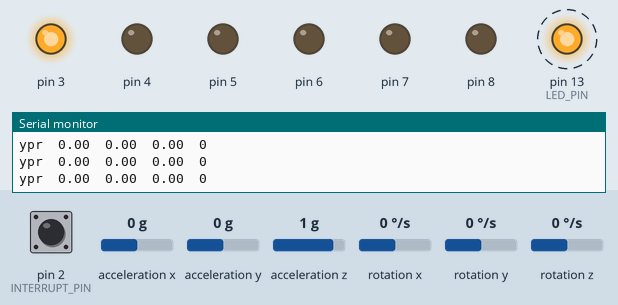
Recording of a sketch running on a simulated Arduino Leonardo, built with avr-gcc and run on an emulated ATmega32U4. On the bench: output pins drawn as LEDs (lit = HIGH), the last lines printed to the serial monitor. Dashed ring = blinking. The test bench sets the inputs (shaded band); at power-on: acceleration x 0 g, acceleration z 1 g, pin 2 (INTERRUPT_PIN) LOW, acceleration y 0 g, rotation x 0 °/s, rotation y 0 °/s, rotation z 0 °/s. The sensor or clock chip raises its interrupt line as the real part does.

Above: at 3.7 s.
3.8 s: acceleration x set to -1.4 g
At 3.96 s:
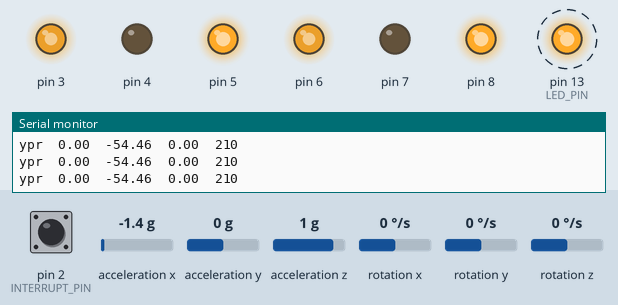
6.8 s: acceleration x set to 0.8 g
At 7.31 s:
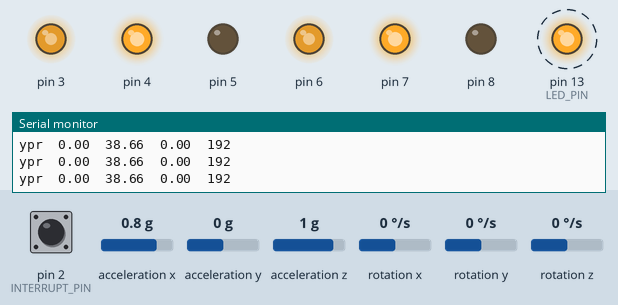
9.8 s: acceleration z set to -0.8 g
At 10.05 s:
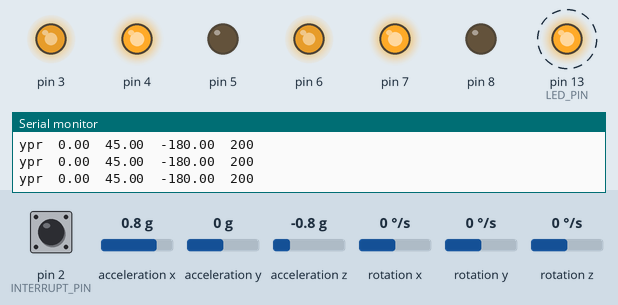
12.8 s: acceleration x set to -0.1 g
At 13.14 s:
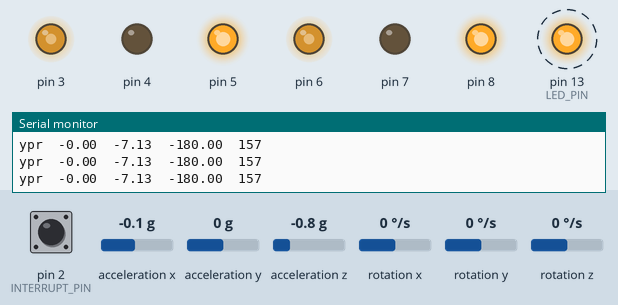
Timing chart, 0 to 16.8 s (numbered marks = the images above; inputs shaded):
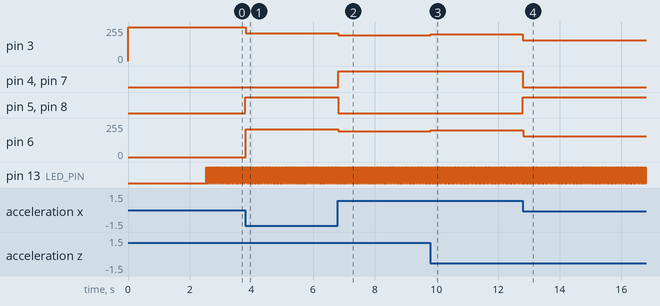

Measured:
- after the input at 3.8 s, pin 3: 255/255 → 210/255 at once; pin 5, pin 8: LOW → HIGH at once; pin 6: 0/255 → 210/255 at once
- after the input at 6.8 s, pin 3, pin 6: 210/255 → 192/255 at once; pin 4, pin 7: LOW → HIGH at once; pin 5, pin 8: HIGH → LOW at once
- after the input at 9.8 s, pin 3, pin 6: 192/255 → 200/255 at once
- after the input at 12.8 s, pin 3, pin 6: 200/255 → 157/255 at once; pin 4, pin 7: HIGH → LOW at once; pin 5, pin 8: LOW → HIGH at once
- by itself, pin 13 (LED_PIN): alternates HIGH for 0.01 s and LOW for 0.01 s

The sketch:

Balancin.ino
```cpp
// I2C device class (I2Cdev) demonstration Arduino sketch for MPU6050 class using DMP (MotionApps v2.0)
// 6/21/2012 by Jeff Rowberg <jeff@rowberg.net>
// Updates should (hopefully) always be available at https://github.com/jrowberg/i2cdevlib
//
// Changelog:
//      2013-05-08 - added seamless Fastwire support
//                 - added note about gyro calibration
//      2012-06-21 - added note about Arduino 1.0.1 + Leonardo compatibility error
//      2012-06-20 - improved FIFO overflow handling and simplified read process
//      2012-06-19 - completely rearranged DMP initialization code and simplification
//      2012-06-13 - pull gyro and accel data from FIFO packet instead of reading directly
//      2012-06-09 - fix broken FIFO read sequence and change interrupt detection to RISING
//      2012-06-05 - add gravity-compensated initial reference frame acceleration output
//                 - add 3D math helper file to DMP6 example sketch
//                 - add Euler output and Yaw/Pitch/Roll output formats
//      2012-06-04 - remove accel offset clearing for better results (thanks Sungon Lee)
//      2012-06-01 - fixed gyro sensitivity to be 2000 deg/sec instead of 250
//      2012-05-30 - basic DMP initialization working

/* ============================================
I2Cdev device library code is placed under the MIT license
Copyright (c) 2012 Jeff Rowberg

Permission is hereby granted, free of charge, to any person obtaining a copy
of this software and associated documentation files (the "Software"), to deal
in the Software without restriction, including without limitation the rights
to use, copy, modify, merge, publish, distribute, sublicense, and/or sell
copies of the Software, and to permit persons to whom the Software is
furnished to do so, subject to the following conditions:

The above copyright notice and this permission notice shall be included in
all copies or substantial portions of the Software.

THE SOFTWARE IS PROVIDED "AS IS", WITHOUT WARRANTY OF ANY KIND, EXPRESS OR
IMPLIED, INCLUDING BUT NOT LIMITED TO THE WARRANTIES OF MERCHANTABILITY,
FITNESS FOR A PARTICULAR PURPOSE AND NONINFRINGEMENT. IN NO EVENT SHALL THE
AUTHORS OR COPYRIGHT HOLDERS BE LIABLE FOR ANY CLAIM, DAMAGES OR OTHER
LIABILITY, WHETHER IN AN ACTION OF CONTRACT, TORT OR OTHERWISE, ARISING FROM,
OUT OF OR IN CONNECTION WITH THE SOFTWARE OR THE USE OR OTHER DEALINGS IN
THE SOFTWARE.
===============================================
*/

// I2Cdev and MPU6050 must be installed as libraries, or else the .cpp/.h files
// for both classes must be in the include path of your project
#include "I2Cdev.h"

#include "MPU6050_6Axis_MotionApps20.h"
//#include "MPU6050.h" // not necessary if using MotionApps include file

// Arduino Wire library is required if I2Cdev I2CDEV_ARDUINO_WIRE implementation
// is used in I2Cdev.h
#if I2CDEV_IMPLEMENTATION == I2CDEV_ARDUINO_WIRE
    #include "Wire.h"
#endif

// class default I2C address is 0x68
// specific I2C addresses may be passed as a parameter here
// AD0 low = 0x68 (default for SparkFun breakout and InvenSense evaluation board)
// AD0 high = 0x69
MPU6050 mpu;
//MPU6050 mpu(0x69); // <-- use for AD0 high

/* =========================================================================
   NOTE: In addition to connection 3.3v, GND, SDA, and SCL, this sketch
   depends on the MPU-6050's INT pin being connected to the Arduino's
   external interrupt #0 pin. On the Arduino Uno and Mega 2560, this is
   digital I/O pin 2.
 * ========================================================================= */

/* =========================================================================
   NOTE: Arduino v1.0.1 with the Leonardo board generates a compile error
   when using Serial.write(buf, len). The Teapot output uses this method.
   The solution requires a modification to the Arduino USBAPI.h file, which
   is fortunately simple, but annoying. This will be fixed in the next IDE
   release. For more info, see these links:

   http://arduino.cc/forum/index.php/topic,109987.0.html
   http://code.google.com/p/arduino/issues/detail?id=958
 * ========================================================================= */
#include "Motor.cpp"

Motor motorDerecho(3, 4, 5);
Motor motorIzquierdo(6, 7, 8);


// uncomment "OUTPUT_READABLE_QUATERNION" if you want to see the actual
// quaternion components in a [w, x, y, z] format (not best for parsing
// on a remote host such as Processing or something though)
//#define OUTPUT_READABLE_QUATERNION

// uncomment "OUTPUT_READABLE_EULER" if you want to see Euler angles
// (in degrees) calculated from the quaternions coming from the FIFO.
// Note that Euler angles suffer from gimbal lock (for more info, see
// http://en.wikipedia.org/wiki/Gimbal_lock)
//#define OUTPUT_READABLE_EULER

// uncomment "OUTPUT_READABLE_YAWPITCHROLL" if you want to see the yaw/
// pitch/roll angles (in degrees) calculated from the quaternions coming
// from the FIFO. Note this also requires gravity vector calculations.
// Also note that yaw/pitch/roll angles suffer from gimbal lock (for
// more info, see: http://en.wikipedia.org/wiki/Gimbal_lock)
#define OUTPUT_READABLE_YAWPITCHROLL

// uncomment "OUTPUT_READABLE_REALACCEL" if you want to see acceleration
// components with gravity removed. This acceleration reference frame is
// not compensated for orientation, so +X is always +X according to the
// sensor, just without the effects of gravity. If you want acceleration
// compensated for orientation, us OUTPUT_READABLE_WORLDACCEL instead.
//#define OUTPUT_READABLE_REALACCEL

// uncomment "OUTPUT_READABLE_WORLDACCEL" if you want to see acceleration
// components with gravity removed and adjusted for the world frame of
// reference (yaw is relative to initial orientation, since no magnetometer
// is present in this case). Could be quite handy in some cases.
//#define OUTPUT_READABLE_WORLDACCEL

// uncomment "OUTPUT_TEAPOT" if you want output that matches the
// format used for the InvenSense teapot demo
//#define OUTPUT_TEAPOT


#define INTERRUPT_PIN 2  // use pin 2 on Arduino Uno & most boards
#define LED_PIN 13 // (Arduino is 13, Teensy is 11, Teensy++ is 6)
bool blinkState = false;

// MPU control/status vars
bool dmpReady = false;  // set true if DMP init was successful
uint8_t mpuIntStatus;   // holds actual interrupt status byte from MPU
uint8_t devStatus;      // return status after each device operation (0 = success, !0 = error)
uint16_t packetSize;    // expected DMP packet size (default is 42 bytes)
uint16_t fifoCount;     // count of all bytes currently in FIFO
uint8_t fifoBuffer[64]; // FIFO storage buffer

// orientation/motion vars
Quaternion q;           // [w, x, y, z]         quaternion container
VectorInt16 aa;         // [x, y, z]            accel sensor measurements
VectorInt16 aaReal;     // [x, y, z]            gravity-free accel sensor measurements
VectorInt16 aaWorld;    // [x, y, z]            world-frame accel sensor measurements
VectorFloat gravity;    // [x, y, z]            gravity vector
float euler[3];         // [psi, theta, phi]    Euler angle container
float ypr[3];           // [yaw, pitch, roll]   yaw/pitch/roll container and gravity vector

// packet structure for InvenSense teapot demo
uint8_t teapotPacket[14] = { '$', 0x02, 0,0, 0,0, 0,0, 0,0, 0x00, 0x00, '\r', '\n' };


// ================================================================
// ===               INTERRUPT DETECTION ROUTINE                ===
// ================================================================

volatile bool mpuInterrupt = false;     // indicates whether MPU interrupt pin has gone high
void dmpDataReady() {
    mpuInterrupt = true;
}


// ================================================================
// ===                      INITIAL SETUP                       ===
// ================================================================

void setup() {
    // join I2C bus (I2Cdev library doesn't do this automatically)
    #if I2CDEV_IMPLEMENTATION == I2CDEV_ARDUINO_WIRE
        Wire.begin();
        Wire.setClock(400000); // 400kHz I2C clock. Comment this line if having compilation difficulties
    #elif I2CDEV_IMPLEMENTATION == I2CDEV_BUILTIN_FASTWIRE
        Fastwire::setup(400, true);
    #endif

    // initialize serial communication
    // (115200 chosen because it is required for Teapot Demo output, but it's
    // really up to you depending on your project)
    Serial.begin(115200);
    while (!Serial); // wait for Leonardo enumeration, others continue immediately

    // NOTE: 8MHz or slower host processors, like the Teensy @ 3.3v or Ardunio
    // Pro Mini running at 3.3v, cannot handle this baud rate reliably due to
    // the baud timing being too misaligned with processor ticks. You must use
    // 38400 or slower in these cases, or use some kind of external separate
    // crystal solution for the UART timer.

    // initialize device
    Serial.println(F("Initializing I2C devices..."));
    mpu.initialize();
    pinMode(INTERRUPT_PIN, INPUT);

    // verify connection
    Serial.println(F("Testing device connections..."));
    Serial.println(mpu.testConnection() ? F("MPU6050 connection successful") : F("MPU6050 connection failed"));

    // wait for ready
    /*
    Serial.println(F("\nSend any character to begin DMP programming and demo: "));
    while (Serial.available() && Serial.read()); // empty buffer
    while (!Serial.available());                 // wait for data
    while (Serial.available() && Serial.read()); // empty buffer again
    */
    delay(2000);

    // load and configure the DMP
    Serial.println(F("Initializing DMP..."));
    devStatus = mpu.dmpInitialize();

    // supply your own gyro offsets here, scaled for min sensitivity
    mpu.setXGyroOffset(220);
    mpu.setYGyroOffset(76);
    mpu.setZGyroOffset(-85);
    mpu.setZAccelOffset(1788); // 1688 factory default for my test chip

    // make sure it worked (returns 0 if so)
    if (devStatus == 0) {
        // turn on the DMP, now that it's ready
        Serial.println(F("Enabling DMP..."));
        mpu.setDMPEnabled(true);

        // enable Arduino interrupt detection
        Serial.println(F("Enabling interrupt detection (Arduino external interrupt 0)..."));
        attachInterrupt(digitalPinToInterrupt(INTERRUPT_PIN), dmpDataReady, RISING);
        mpuIntStatus = mpu.getIntStatus();

        // set our DMP Ready flag so the main loop() function knows it's okay to use it
        Serial.println(F("DMP ready! Waiting for first interrupt..."));
        dmpReady = true;

        // get expected DMP packet size for later comparison
        packetSize = mpu.dmpGetFIFOPacketSize();
    } else {
        // ERROR!
        // 1 = initial memory load failed
        // 2 = DMP configuration updates failed
        // (if it's going to break, usually the code will be 1)
        Serial.print(F("DMP Initialization failed (code "));
        Serial.print(devStatus);
        Serial.println(F(")"));
    }

    // configure LED for output
    pinMode(LED_PIN, OUTPUT);
}


// ================================================================
// ===                    MAIN PROGRAM LOOP                     ===
// ================================================================

void loop() {
    // if programming failed, don't try to do anything
    if (!dmpReady) return;

    // wait for MPU interrupt or extra packet(s) available
    while (!mpuInterrupt && fifoCount < packetSize) {
        // other program behavior stuff here
        // .
        // .
        // .
        // if you are really paranoid you can frequently test in between other
        // stuff to see if mpuInterrupt is true, and if so, "break;" from the
        // while() loop to immediately process the MPU data
        // .
        // .
        // .
    }

    // reset interrupt flag and get INT_STATUS byte
    mpuInterrupt = false;
    mpuIntStatus = mpu.getIntStatus();

    // get current FIFO count
    fifoCount = mpu.getFIFOCount();

    // check for overflow (this should never happen unless our code is too inefficient)
    if ((mpuIntStatus & 0x10) || fifoCount == 1024) {
        // reset so we can continue cleanly
        mpu.resetFIFO();
        Serial.println(F("FIFO overflow!"));

    // otherwise, check for DMP data ready interrupt (this should happen frequently)
    } else if (mpuIntStatus & 0x02) {
        // wait for correct available data length, should be a VERY short wait
        while (fifoCount < packetSize) fifoCount = mpu.getFIFOCount();

        // read a packet from FIFO
        mpu.getFIFOBytes(fifoBuffer, packetSize);

        // track FIFO count here in case there is > 1 packet available
        // (this lets us immediately read more without waiting for an interrupt)
        fifoCount -= packetSize;

        #ifdef OUTPUT_READABLE_QUATERNION
            // display quaternion values in easy matrix form: w x y z
            mpu.dmpGetQuaternion(&q, fifoBuffer);
            Serial.print("quat\t");
            Serial.print(q.w);
            Serial.print("\t");
            Serial.print(q.x);
            Serial.print("\t");
            Serial.print(q.y);
            Serial.print("\t");
            Serial.println(q.z);
        #endif

        #ifdef OUTPUT_READABLE_EULER
            // display Euler angles in degrees
            mpu.dmpGetQuaternion(&q, fifoBuffer);
            mpu.dmpGetEuler(euler, &q);
            Serial.print("euler\t");
            Serial.print(euler[0] * 180/M_PI);
            Serial.print("\t");
            Serial.print(euler[1] * 180/M_PI);
            Serial.print("\t");
            Serial.println(euler[2] * 180/M_PI);
        #endif

        #ifdef OUTPUT_READABLE_YAWPITCHROLL
            // display Euler angles in degrees
            mpu.dmpGetQuaternion(&q, fifoBuffer);
            mpu.dmpGetGravity(&gravity, &q);
            mpu.dmpGetYawPitchRoll(ypr, &q, &gravity);
            Serial.print("ypr\t");
            Serial.print(ypr[0] * 180/M_PI);
            Serial.print("\t");
            Serial.print(ypr[1] * 180/M_PI);
            Serial.print("\t");
            Serial.print(ypr[2] * 180/M_PI);
        #endif

        #ifdef OUTPUT_READABLE_REALACCEL
            // display real acceleration, adjusted to remove gravity
            mpu.dmpGetQuaternion(&q, fifoBuffer);
            mpu.dmpGetAccel(&aa, fifoBuffer);
            mpu.dmpGetGravity(&gravity, &q);
            mpu.dmpGetLinearAccel(&aaReal, &aa, &gravity);
            Serial.print("areal\t");
            Serial.print(aaReal.x);
            Serial.print("\t");
            Serial.print(aaReal.y);
            Serial.print("\t");
            Serial.println(aaReal.z);
        #endif

        #ifdef OUTPUT_READABLE_WORLDACCEL
            // display initial world-frame acceleration, adjusted to remove gravity
            // and rotated based on known orientation from quaternion
            mpu.dmpGetQuaternion(&q, fifoBuffer);
            mpu.dmpGetAccel(&aa, fifoBuffer);
            mpu.dmpGetGravity(&gravity, &q);
            mpu.dmpGetLinearAccel(&aaReal, &aa, &gravity);
            mpu.dmpGetLinearAccelInWorld(&aaWorld, &aaReal, &q);
            Serial.print("aworld\t");
            Serial.print(aaWorld.x);
            Serial.print("\t");
            Serial.print(aaWorld.y);
            Serial.print("\t");
            Serial.println(aaWorld.z);
        #endif

        #ifdef OUTPUT_TEAPOT
            // display quaternion values in InvenSense Teapot demo format:
            teapotPacket[2] = fifoBuffer[0];
            teapotPacket[3] = fifoBuffer[1];
            teapotPacket[4] = fifoBuffer[4];
            teapotPacket[5] = fifoBuffer[5];
            teapotPacket[6] = fifoBuffer[8];
            teapotPacket[7] = fifoBuffer[9];
            teapotPacket[8] = fifoBuffer[12];
            teapotPacket[9] = fifoBuffer[13];
            Serial.write(teapotPacket, 14);
            teapotPacket[11]++; // packetCount, loops at 0xFF on purpose
        #endif

        // blink LED to indicate activity
        blinkState = !blinkState;
        digitalWrite(LED_PIN, blinkState);

        float value = ypr[1] * 180/M_PI;

        int potencia = 0;
        if(abs(value)>1)
          potencia = map(abs(value), 0, 90, 150, 250);

        Serial.print("\t");
        Serial.print(potencia);
        Serial.println("");

        if (value>0){
          motorDerecho.avanzar(potencia);
          motorIzquierdo.avanzar(potencia);
        }
        else if (value<0){
          motorDerecho.retroceder(potencia);
          motorIzquierdo.retroceder(potencia);
        }

  }
}
```

Motor.cpp
```cpp
#ifndef MOTOR_CLASS
#define MOTOR_CLASS

#include "Arduino.h"

#define DEBUG

class Motor {
  public:
  Motor(int pinPotencia, int pinAdeltante, int pinAtras){
    _pinAdelante = pinAdeltante;
    _pinAtras = pinAtras;
    _pinPotencia = pinPotencia;

    pinMode(_pinAdelante, OUTPUT);
    pinMode(_pinAtras, OUTPUT);
    //pinMode(_pinPotencia, OUTPUT);

    detener();
  }

  void detener(){
    digitalWrite(_pinAtras, LOW);
    digitalWrite(_pinAdelante, LOW);
    analogWrite(_pinPotencia, 0);
    _sentidoGiro = 0;
  }

  void avanzar(int velocidad){
    digitalWrite(_pinAtras, LOW);
    digitalWrite(_pinAdelante, HIGH);

    if(_sentidoGiro!=1)
      romperInercia();

    analogWrite(_pinPotencia, velocidad);
    _sentidoGiro = 1;
  }

   void retroceder(int velocidad){
    digitalWrite(_pinAdelante, LOW);
    digitalWrite(_pinAtras, HIGH);

    if(_sentidoGiro!=2)
      romperInercia();
    analogWrite(_pinPotencia, velocidad);
    _sentidoGiro = 2;
  }

  void romperInercia(){
    analogWrite(_pinPotencia, 255);
    delay(5);
  }

  private:
    int _pinAdelante = 0;
    int _pinAtras = 0;
    int _pinPotencia = 0;
    int _sentidoGiro = 0;
};

#endif
```
